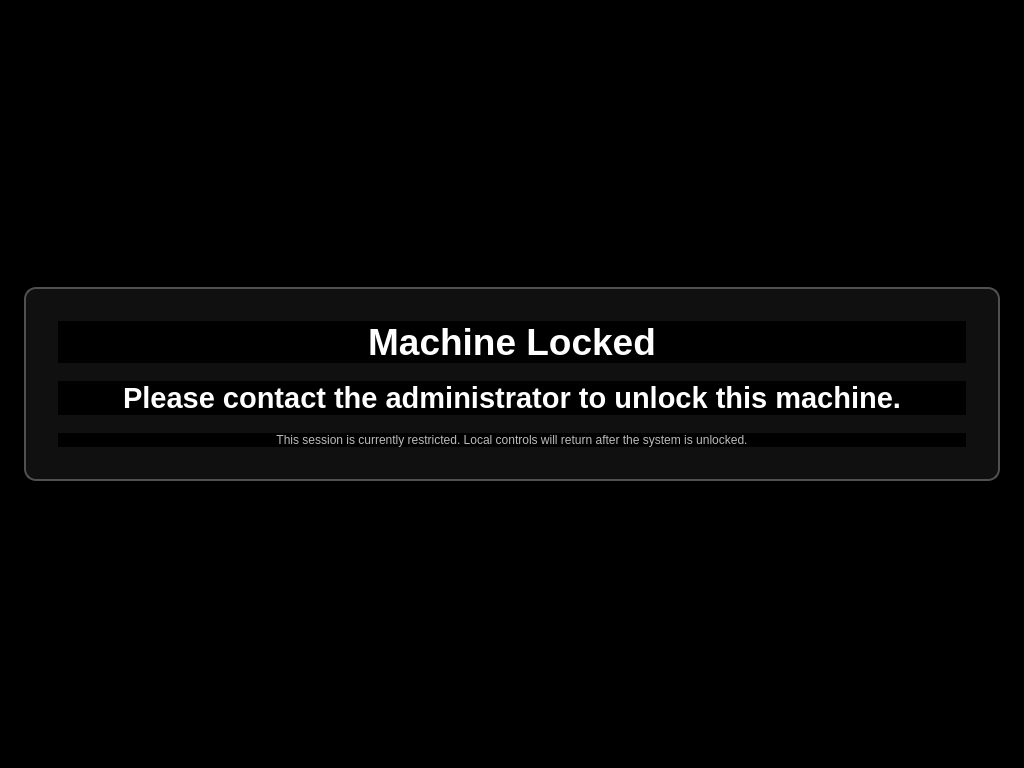
<?xml version="1.0" encoding="UTF-8"?>
<ui version="4.0">
 <class>LockWindow</class>
 <widget class="QWidget" name="LockWindow">
  <property name="geometry">
   <rect>
    <x>0</x>
    <y>0</y>
    <width>1024</width>
    <height>768</height>
   </rect>
  </property>
  <property name="windowTitle">
   <string>Lock Window</string>
  </property>
  <property name="styleSheet">
   <string notr="true">background-color: black; color: white;</string>
  </property>
  <layout class="QVBoxLayout" name="rootLayout">
   <property name="leftMargin">
    <number>24</number>
   </property>
   <property name="topMargin">
    <number>24</number>
   </property>
   <property name="rightMargin">
    <number>24</number>
   </property>
   <property name="bottomMargin">
    <number>24</number>
   </property>
   <item>
    <spacer name="verticalSpacerTop">
     <property name="orientation">
      <enum>Qt::Vertical</enum>
     </property>
     <property name="sizeHint" stdset="0">
      <size>
       <width>20</width>
       <height>80</height>
      </size>
     </property>
    </spacer>
   </item>
   <item>
    <widget class="QFrame" name="messagePanel">
     <property name="frameShape">
      <enum>QFrame::StyledPanel</enum>
     </property>
     <property name="styleSheet">
      <string notr="true">QFrame#messagePanel {
    border: 2px solid #505050;
    border-radius: 12px;
    background-color: #101010;
}</string>
     </property>
     <layout class="QVBoxLayout" name="panelLayout">
      <property name="leftMargin">
       <number>32</number>
      </property>
      <property name="topMargin">
       <number>32</number>
      </property>
      <property name="rightMargin">
       <number>32</number>
      </property>
      <property name="bottomMargin">
       <number>32</number>
      </property>
      <property name="spacing">
       <number>18</number>
      </property>
      <item>
       <widget class="QLabel" name="headlineLabel">
        <property name="font">
         <font>
          <pointsize>28</pointsize>
          <bold>true</bold>
         </font>
        </property>
        <property name="text">
         <string>Machine Locked</string>
        </property>
        <property name="alignment">
         <set>Qt::AlignCenter</set>
        </property>
       </widget>
      </item>
      <item>
       <widget class="QLabel" name="messageLabel">
        <property name="font">
         <font>
          <pointsize>22</pointsize>
          <bold>true</bold>
         </font>
        </property>
        <property name="text">
         <string>Please contact the administrator to unlock this machine.</string>
        </property>
        <property name="alignment">
         <set>Qt::AlignCenter</set>
        </property>
        <property name="wordWrap">
         <bool>true</bool>
        </property>
       </widget>
      </item>
      <item>
       <widget class="QLabel" name="detailLabel">
        <property name="styleSheet">
         <string notr="true">color: #bbbbbb;</string>
        </property>
        <property name="text">
         <string>This session is currently restricted. Local controls will return after the system is unlocked.</string>
        </property>
        <property name="alignment">
         <set>Qt::AlignCenter</set>
        </property>
        <property name="wordWrap">
         <bool>true</bool>
        </property>
       </widget>
      </item>
     </layout>
    </widget>
   </item>
   <item>
    <spacer name="verticalSpacerBottom">
     <property name="orientation">
      <enum>Qt::Vertical</enum>
     </property>
     <property name="sizeHint" stdset="0">
      <size>
       <width>20</width>
       <height>80</height>
      </size>
     </property>
    </spacer>
   </item>
  </layout>
 </widget>
 <resources/>
 <connections/>
</ui>
